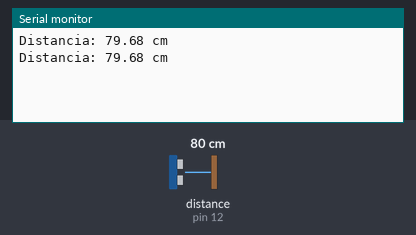
A sketch run on a simulated Arduino Uno, built with avr-gcc and run on an emulated ATmega328P. Shown: the last lines printed to the serial monitor. Wiring (inferred from the names in the program): ultrasonic range finder: trigger pin 13; echo pin 12. Inputs (shaded band) come from the test bench; at power-on: distance to the obstacle (sensor on pin 12) 80 cm. The echo pulse lasts 58.3 µs per cm.

Above: at 1.8 s.
1.9 s: distance to the obstacle (sensor on pin 12) set to 2 cm
At 2.4 s:
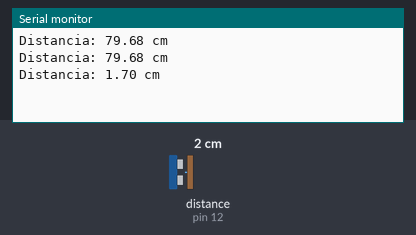
3.4 s: distance to the obstacle (sensor on pin 12) set to 4 cm
At 4.8 s:
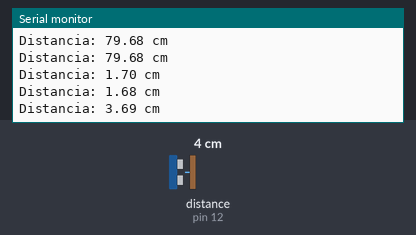
Timing chart, 0 to 6.4 s (numbered marks = the images above; inputs shaded):
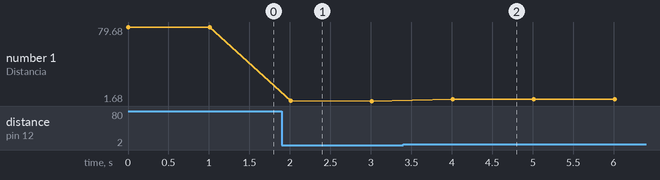

The sketch:

distanica.ino
```cpp
const int trigPin = 13;
const int echoPin = 12;

void setup() {
  Serial.begin(9600);
  pinMode(trigPin, OUTPUT);
  pinMode(echoPin, INPUT);
}

void loop() {
  digitalWrite(trigPin, LOW);
  delayMicroseconds(2);
  digitalWrite(trigPin, HIGH);
  delayMicroseconds(10);
  digitalWrite(trigPin, LOW);

  long duration = pulseIn(echoPin, HIGH);
  float distance = duration * 0.0343 / 2;

  Serial.print("Distancia: ");
  Serial.print(distance);
  Serial.println(" cm");
  delay(1000);  // Espera 1 segundo antes de repetir
}
```

Measured:
- after the input at 1.9 s, the serial monitor: prints a new line after 0.11 s (image 1)
- after the input at 3.4 s, the serial monitor: prints a new line after 0.61 s (image 2)
- plotted number 1: 79.68 → 1.68 after the input at 1.9 s, 1.68 → 3.69 after the input at 3.4 s
